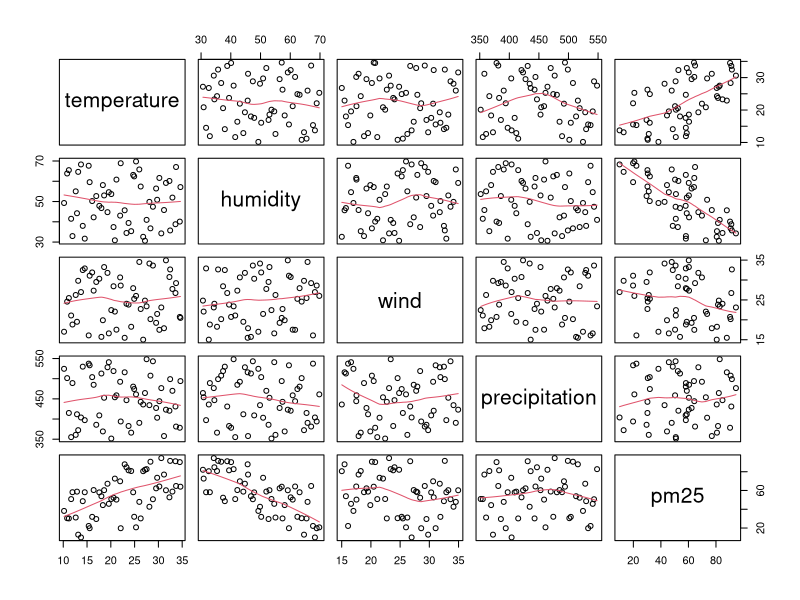
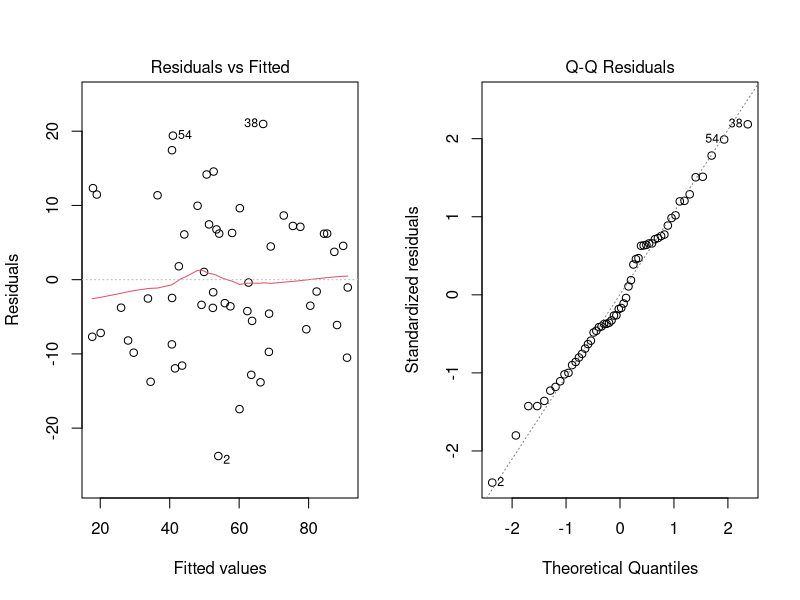
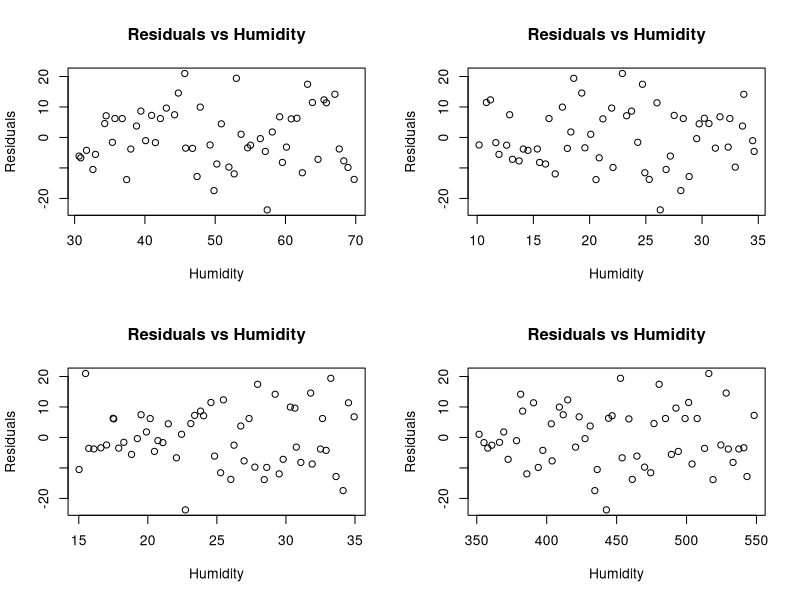
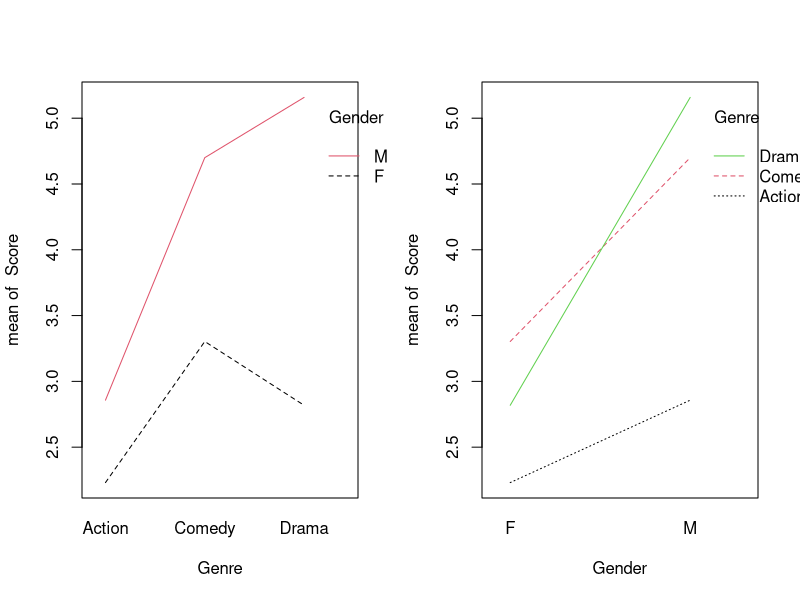
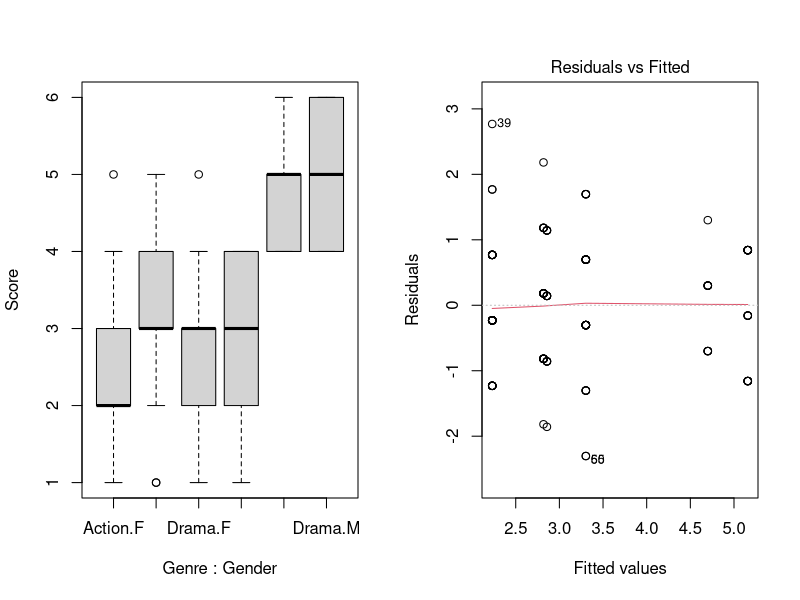
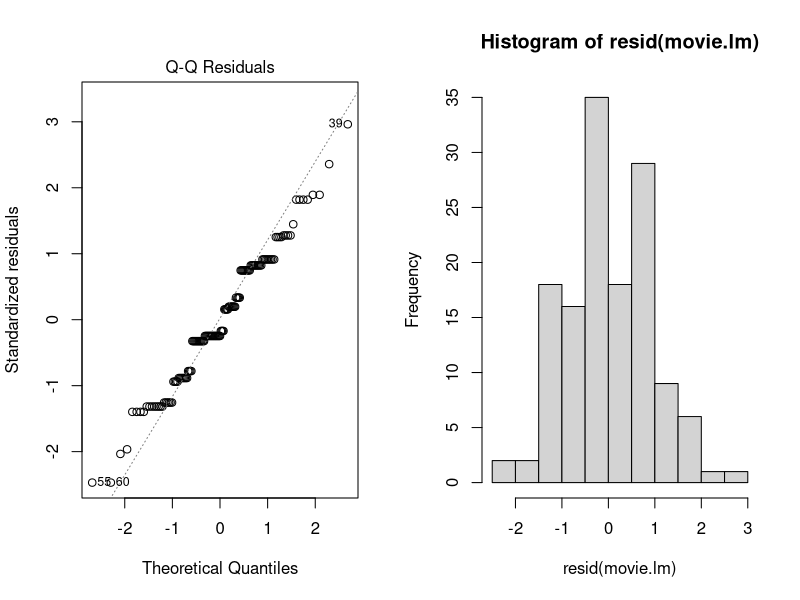
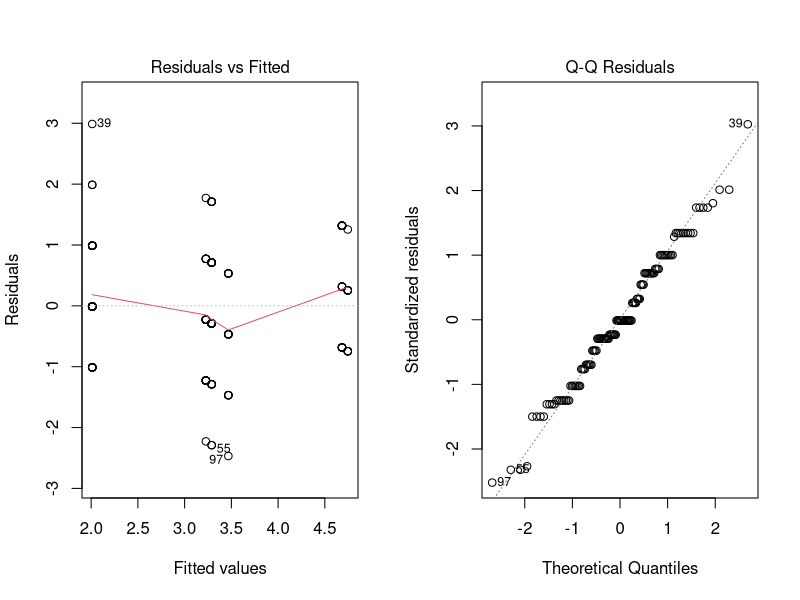
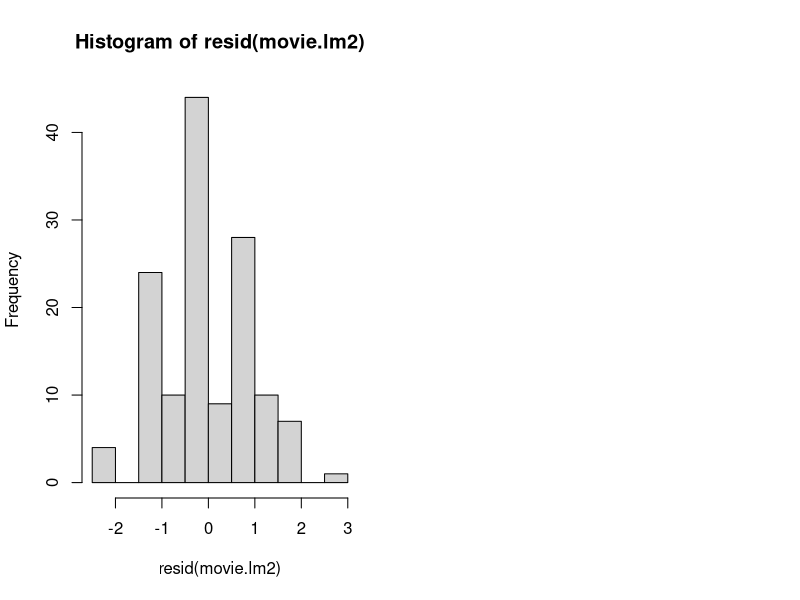

These charts were generated, in order, by the following R code:
#read table
pm25  = read.csv ("pm25.csv", header =TRUE)
movie  = read.csv ("movie.csv", header =TRUE)

head (pm25)
par(mfrow = c(2,2))
#scatterplot with smoother
pairs(pm25, panel = panel.smooth)
pm25
#correlation matrix
cor(pm25)

pm25.lm = lm(pm25~temperature+humidity+wind+precipitation, data = pm25)
summary(pm25.lm)

summary(pm25.lm)$coefficients
#Quantile Calculation
qt((1-0.05/2), 51, lower.tail = FALSE)

qt(0.05/2, 51, lower.tail = FALSE)
#Confidence Interval
-1.27742262 + 2.007584 * 0.11854373
-1.27742262 - 2.007584 * 0.11854373

coefficients(pm25.lm)
#Mathematical Multiple Regression Model
#pm25 = 102.72258771 + -1.27742262 + -0.58015926 +  -0.01090918
anova(pm25.lm)

#Full Regression SS = 9014.4 + 12739.7 + 622.6 + 21.8 = 22398.5
#Regression MS = Regression SS / k = 22398.5 /4 = 5599.625
#F Stat = Reg MS / Res MS = 5599.625 / 101.2  = 55.33226

#P Value = 6.079192e-18
pf(55.33226 ,df1= 4,df2 = 51, lower.tail =FALSE) 

#validate Full Model
par(mfrow = c(1,2))
plot(pm25.lm , which = 1:2)

par(mfrow = c(2,2))
plot(pm25$humidity, pm25.lm$residuals, main = "Residuals vs Humidity",
     xlab = "Humidity", ylab = "Residuals")
plot(pm25$temperature, pm25.lm$residuals, main = "Residuals vs Humidity",
     xlab = "Humidity", ylab = "Residuals")
plot(pm25$wind, pm25.lm$residuals, main = "Residuals vs Humidity",
     xlab = "Humidity", ylab = "Residuals")
plot(pm25$precipitation, pm25.lm$residuals, main = "Residuals vs Humidity",
     xlab = "Humidity", ylab = "Residuals")

#Find R Squared = (22398.5+5160.6)-5160.6/(22398.5+5160.6) 
#R Squared = 22398.5/27559.1= 0.8127448
summary(pm25.lm)$r.squared

#Part F
pm25.lm2 = lm (pm25~temperature+humidity+wind, data = pm25)
summary(pm25.lm2)

pm25.lm3 = lm (pm25~temperature+humidity, data = pm25)
summary(pm25.lm3)
#Final fitted regression model
coefficients(pm25.lm2)
#pm25hat = 97.09977

#Q2
head(movie)

table(movie[,1:2])
 
#Part B
par(mfrow =c(1,2))
with(movie, interaction.plot(Genre, Gender, Score, col = 1:2))
with(movie, interaction.plot(Gender, Genre, Score, col = 1:3))
boxplot(Score~Genre+Gender , data =movie)

#Part C

#Part D
movie.lm = lm (Score~Gender * Genre ,  data= movie)
anova(movie.lm)

movie.lm2 = lm (Score ~Gender + Genre,  data= movie)
anova(movie.lm2)

plot(movie.lm, which =1:2)
hist(resid(movie.lm))

plot(movie.lm2, which =1:2)
hist(resid(movie.lm2))

